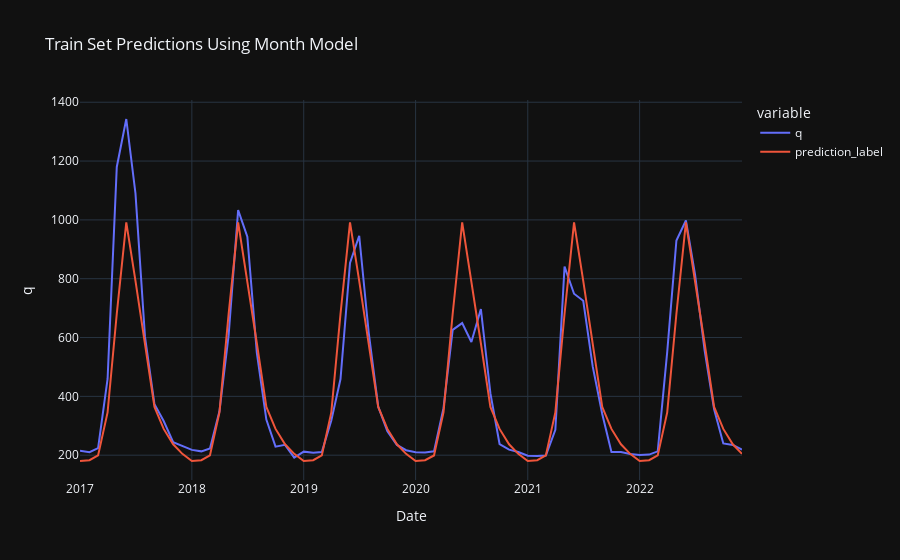

Notebook cell for this chart:
### Code cell
px.line(predictions_inversed, x='date', y=["q", "prediction_label"], template = 'plotly_dark',
        title='Train Set Predictions Using Month Model', labels={'date':'Date', 'value':'q'})
